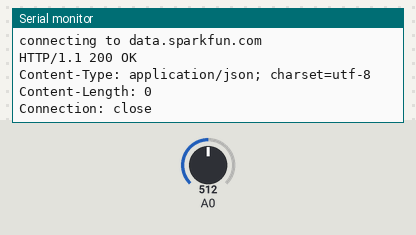
Simulated run of this sketch. Board: ESP8266 (NodeMCU). Parts: the last lines printed to the serial monitor. Inputs (shaded band) come from the test bench; at power-on: A0 = 512. WiFi joins after 1.5 s; servers stay silent unless stated; uploads are accepted with an empty reply.

Above: at 2.7 s.
2.8 s: A0 set to 716
At 3.2 s:
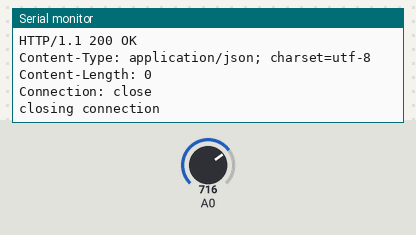
4.3 s: A0 set to 900
At 5.27 s:
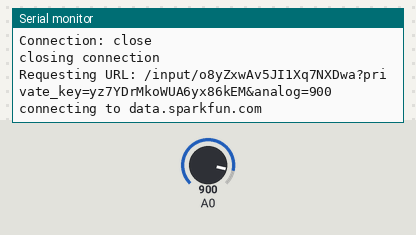

The sketch:

WiFiClient_to_DataSparkfun_analog.ino
```cpp
/*
    This sketch sends data via HTTP GET requests to data.sparkfun.com service.

    You need to get streamId and privateKey at data.sparkfun.com and paste them
    below. Or just customize this script to talk to other HTTP servers.

*/

#include <ESP8266WiFi.h>

const char* ssid     = "ng-guest";
const char* password = "dontpanic";

const char* host = "data.sparkfun.com";
const char* streamId   = "o8yZxwAv5JI1Xq7NXDwa"; // aka PublicKey
const char* privateKey = "yz7YDrMkoWUA6yx86kEM";

int lastAnalog = -100;

void setup() {
  Serial.begin(115200);
  delay(10);

  // We start by connecting to a WiFi network

  Serial.println();
  Serial.println();
  Serial.print("Connecting to ");
  Serial.println(ssid);

  WiFi.begin(ssid, password);

  while (WiFi.status() != WL_CONNECTED) {
    delay(500);
    Serial.print(".");
  }

  Serial.println("");
  Serial.println("WiFi connected");
  Serial.println("IP address: ");
  Serial.println(WiFi.localIP());
}

int value = 0;

void loop() {

  int analog = analogRead(A0);
  if ( abs(analog - lastAnalog) > 10)
  {
    lastAnalog = analog;

    // We now create a URI for the request
    String url = "/input/";
    url += streamId;
    url += "?private_key=";
    url += privateKey;
    url += "&analog=";
    url += analog;

    Serial.print("Requesting URL: ");
    Serial.println(url);

    Serial.print("connecting to ");
    Serial.println(host);

    // Use WiFiClient class to create TCP connections
    WiFiClient client;
    const int httpPort = 80;
    if (!client.connect(host, httpPort)) {
      Serial.println("connection failed");
      return;
    }

    // This will send the request to the server
    client.print(String("GET ") + url + " HTTP/1.1\r\n" +
                 "Host: " + host + "\r\n" +
                 "Connection: close\r\n\r\n");
    delay(10);

    // Read all the lines of the reply from server and print them to Serial
    while (client.available()) {
      String line = client.readStringUntil('\r');
      Serial.print(line);
    }

    Serial.println();
    Serial.println("closing connection");

    delay(500);
  }
}
```

Measured:
- after the input at 4.3 s, the serial monitor: prints a new line after 0.78 s (image 2)
